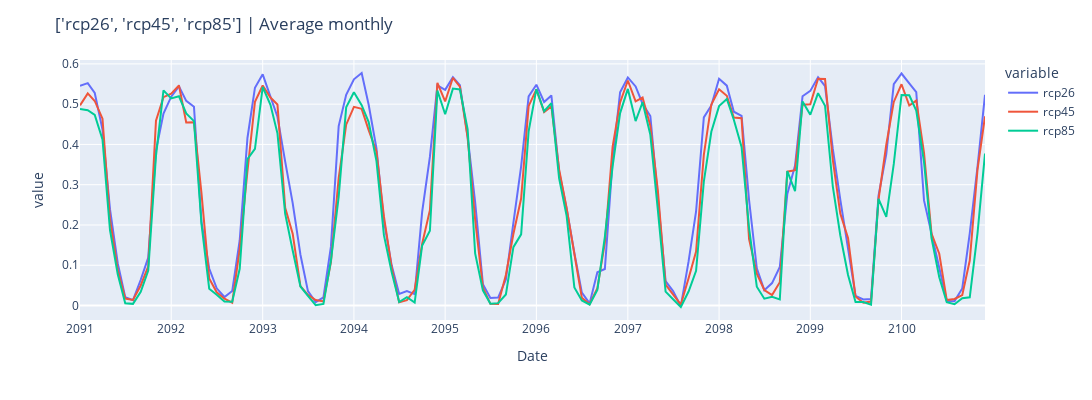

Notebook code for this chart:
### Code cell
comparison_df_3 = comparison_df
comparison_df_3['Date'] = pd.to_datetime(comparison_df_3['Date'], dayfirst=True)
comparison_df_3['Date'], scale = comparison_df_3['Date'].dt.strftime('%m-%Y'), "Average monthly"
comparison_df_3= comparison_df_3.groupby('Date')[scenario_array].mean().reset_index()
comparison_df_3['Date'] = pd.to_datetime(comparison_df_3['Date'])
comparison_df_3 = comparison_df_3.sort_values(by='Date')

fig = px.line(comparison_df_3, x="Date" , y=scenario_array)
fig.update_layout(title=f'{scenario_array} | {scale}', width = 1800, height = 400)

plotly_image_path = os.path.join(folder_name, f"{scale}.png")
fig.write_image(plotly_image_path)

fig
